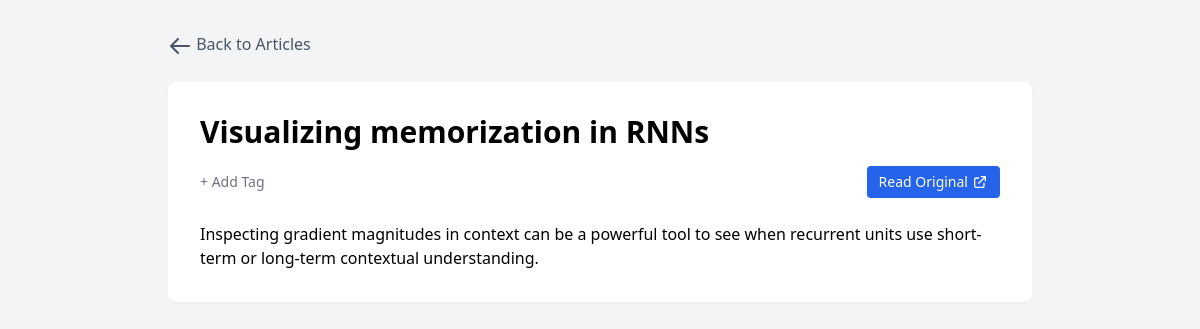
The page /article/42 on the database its author committed.
### models.py (models this page shows)
class Article(Base):
    __tablename__ = "articles"
    id = Column(Integer, primary_key=True, index=True)
    title = Column(String, index=True)
    url = Column(String, unique=True, index=True)
    content = Column(Text)  # Store article content
    date_added = Column(DateTime, default=datetime.now)
    date_read = Column(DateTime, nullable=True)
    is_read = Column(Boolean, default=False)
    source_id = Column(Integer, ForeignKey("rss_feeds.id"))
    labels = relationship("Label", secondary=article_label, back_populates="articles")
    highlights = relationship("Highlight", back_populates="article", cascade="all, delete-orphan")
    notes = relationship("Note", back_populates="article", cascade="all, delete-orphan")
    source = relationship("RSSFeed", back_populates="articles")

### main.py (the view)
@app.get("/article/{article_id}", response_class=HTMLResponse)
async def read_article(request: Request, article_id: int, db: Session = Depends(get_db)):
    article = db.query(models.Article).filter(models.Article.id == article_id).first()
    if not article:
        raise HTTPException(status_code=404, detail="Article not found")
    return templates.TemplateResponse(
        "article.html",
        {
            "request": request,
            "article": article,
            "labels": db.query(models.Label).all()
        }
    )

### templates/article.html (shortened to what this page needs)
<!DOCTYPE html>
<html lang="en">
<head>
    <link href="https://cdn.jsdelivr.net/npm/tailwindcss@2.2.19/dist/tailwind.min.css" rel="stylesheet">
</head>
<body class="bg-gray-100">
    <div class="container mx-auto px-4 py-8 max-w-4xl">
        <a href="/" class="inline-block mb-6 text-gray-600 hover:text-gray-800">
            <svg class="w-6 h-6 inline-block" fill="none" stroke="currentColor" viewBox="0 0 24 24">
                <path stroke-linecap="round" stroke-linejoin="round" stroke-width="2" d="M10 19l-7-7m0 0l7-7m-7 7h18"></path>
            </svg>
            Back to Articles
        </a>
        <div class="bg-white rounded-lg shadow-sm p-8">
            <h1 class="text-3xl font-bold mb-4">{{ article.title }}</h1>
            <div class="flex items-center justify-between mb-6">
                <div class="flex items-center gap-2">
                    <button onclick="showAddLabel()" class="text-gray-500 hover:text-gray-700 text-sm">
                        + Add Tag
                    </button>
                </div>
                <a href="{{ article.url }}" target="_blank" class="inline-flex items-center px-3 py-1.5 bg-blue-600 text-white text-sm rounded hover:bg-blue-700">
                    <span>Read Original</span>
                    <svg class="w-4 h-4 ml-1" fill="none" stroke="currentColor" viewBox="0 0 24 24">
                        <path stroke-linecap="round" stroke-linejoin="round" stroke-width="2" d="M10 6H6a2 2 0 00-2 2v10a2 2 0 002 2h10a2 2 0 002-2v-4M14 4h6m0 0v6m0-6L10 14"></path>
                    </svg>
                </a>
            </div>
            <div class="prose max-w-none">
                {{ article.content | safe }}
            </div>
        </div>
    </div>
</body>
</html>

### rows shown on the page
Article: title "Visualizing memorization in RNNs", content "Inspecting gradient magnitudes in context can be a powerful tool to see when recurrent units use short-term or long-term contextual understanding."
